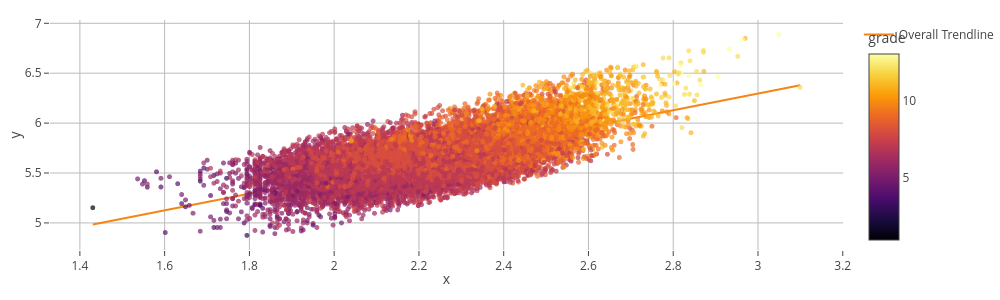

The code cell stored with this chart in its notebook:
### Code cell
px.scatter(kc, x=np.log10(kc.sqm_living), y=np.log10(kc.price), 
           color=kc.grade, #kc.grade.astype('str'),
           trendline='ols', trendline_scope='overall',
           opacity=0.7, width=1000, height=300
           ).update_traces(marker_size=5)

### Figure 1 — Plotly figure (JSON) as saved in the notebook; plotly's stock layout.template omitted (floating-point values rounded to 4 significant figures; data arrays with more than 128 entries replaced by an {"elided": "..."} marker saying what was removed)
{"data": [{"hovertemplate": "x=%{x}<br>y=%{y}<br>grade=%{marker.color}<extra></extra>", "legendgroup": "", "marker": {"color": {"elided": "21613 int values"}, "coloraxis": "coloraxis", "opacity": 0.7, "size": 5, "symbol": "circle"}, "mode": "markers", "name": "", "showlegend": false, "type": "scattergl", "x": {"elided": "21613 float values"}, "xaxis": "x", "y": {"elided": "21613 float values"}, "yaxis": "y"}, {"hovertemplate": "<b>OLS trendline</b><br>y = 0.836771 * x + 3.78629<br>R<sup>2</sup>=0.455507<br><br>x=%{x}<br>y=%{y} <b>(trend)</b><extra></extra>", "legendgroup": "Overall Trendline", "marker": {"size": 5}, "mode": "lines", "name": "Overall Trendline", "showlegend": true, "type": "scatter", "x": {"elided": "21613 float values"}, "xaxis": "x", "y": {"elided": "21613 float values"}, "yaxis": "y"}], "layout": {"coloraxis": {"colorbar": {"title": {"text": "grade"}}, "colorscale": [[0, "#000004"], [0.1111, "#1b0c41"], [0.2222, "#4a0c6b"], [0.3333, "#781c6d"], [0.4444, "#a52c60"], [0.5556, "#cf4446"], [0.6667, "#ed6925"], [0.7778, "#fb9b06"], [0.8889, "#f7d13d"], [1, "#fcffa4"]]}, "height": 300, "legend": {"tracegroupgap": 0}, "width": 1000, "xaxis": {"anchor": "y", "domain": [0, 1], "title": {"text": "x"}}, "yaxis": {"anchor": "x", "domain": [0, 1], "title": {"text": "y"}}}}
